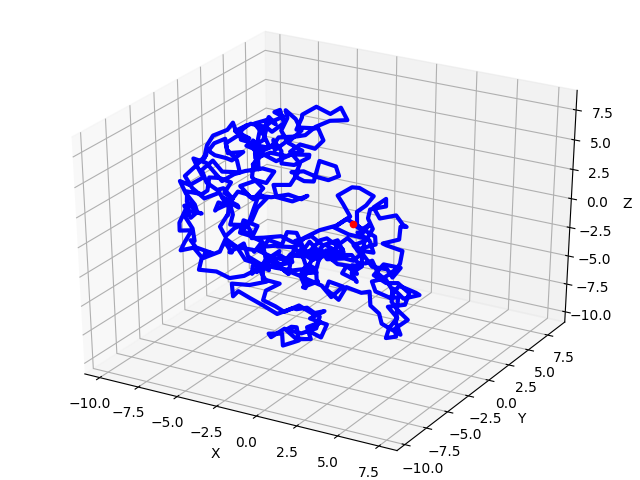

This chart was generated by the following Python code:
from mpl_toolkits.mplot3d import Axes3D
import matplotlib.pyplot as plt
from random_walk import RandomWalk
from points_io import save_points_as_pdb


def draw_graph():

    # creating objects
    polymer = RandomWalk(499,100) # 500 atoms (points) and radius of sampling limiting sphere equal to 10

    # drawing charts
    draw_polymer(polymer)

    # save points for the first simulation
    save_coordinates(polymer)


def draw_polymer(polymer):
    ax = draw()
    ax.plot(polymer.get_x_val(), polymer.get_y_val(), polymer.get_z_val(), color='blue', linewidth=3)
    ax.scatter((0),(0),(0),c="red")
    plt.savefig("polymer")
    plt.show()

def draw():
    # graph features
    fig = plt.figure()
    ax = Axes3D(fig)
    ax.set_xlabel('X')
    ax.set_ylabel('Y')
    ax.set_zlabel('Z')
    return ax

def save_coordinates(sim, filename='polymer.pdb'):
    save_points_as_pdb(sim.coord, filename)

draw_graph()
